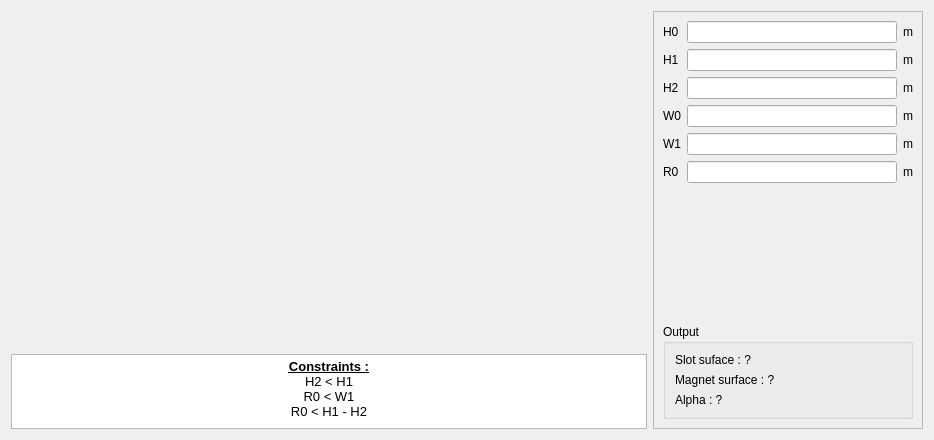
<?xml version="1.0" encoding="UTF-8"?>
<ui version="4.0">
 <class>PHoleM52R</class>
 <widget class="QWidget" name="PHoleM52R">
  <property name="geometry">
   <rect>
    <x>0</x>
    <y>0</y>
    <width>934</width>
    <height>440</height>
   </rect>
  </property>
  <property name="minimumSize">
   <size>
    <width>740</width>
    <height>440</height>
   </size>
  </property>
  <property name="maximumSize">
   <size>
    <width>16777215</width>
    <height>16777215</height>
   </size>
  </property>
  <property name="windowTitle">
   <string>Form</string>
  </property>
  <layout class="QHBoxLayout" name="horizontalLayout">
   <item>
    <layout class="QVBoxLayout" name="verticalLayout_3">
     <item>
      <widget class="QLabel" name="img_slot">
       <property name="sizePolicy">
        <sizepolicy hsizetype="Preferred" vsizetype="Preferred">
         <horstretch>0</horstretch>
         <verstretch>0</verstretch>
        </sizepolicy>
       </property>
       <property name="minimumSize">
        <size>
         <width>0</width>
         <height>0</height>
        </size>
       </property>
       <property name="maximumSize">
        <size>
         <width>16777215</width>
         <height>16777215</height>
        </size>
       </property>
       <property name="text">
        <string/>
       </property>
       <property name="pixmap">
        <pixmap>:/images/images/MachineSetup/SMHoleMag/HoleM52R.png</pixmap>
       </property>
       <property name="scaledContents">
        <bool>false</bool>
       </property>
       <property name="alignment">
        <set>Qt::AlignCenter</set>
       </property>
      </widget>
     </item>
     <item>
      <widget class="QTextEdit" name="txt_constraint">
       <property name="sizePolicy">
        <sizepolicy hsizetype="Preferred" vsizetype="Fixed">
         <horstretch>0</horstretch>
         <verstretch>0</verstretch>
        </sizepolicy>
       </property>
       <property name="minimumSize">
        <size>
         <width>200</width>
         <height>0</height>
        </size>
       </property>
       <property name="maximumSize">
        <size>
         <width>16777215</width>
         <height>75</height>
        </size>
       </property>
       <property name="verticalScrollBarPolicy">
        <enum>Qt::ScrollBarAlwaysOff</enum>
       </property>
       <property name="html">
        <string>&lt;!DOCTYPE HTML PUBLIC &quot;-//W3C//DTD HTML 4.0//EN&quot; &quot;http://www.w3.org/TR/REC-html40/strict.dtd&quot;&gt;
&lt;html&gt;&lt;head&gt;&lt;meta name=&quot;qrichtext&quot; content=&quot;1&quot; /&gt;&lt;meta charset=&quot;utf-8&quot; /&gt;&lt;style type=&quot;text/css&quot;&gt;
p, li { white-space: pre-wrap; }
&lt;/style&gt;&lt;/head&gt;&lt;body style=&quot; font-family:'Segoe UI'; font-size:9pt; font-weight:400; font-style:normal;&quot;&gt;
&lt;p align=&quot;center&quot; style=&quot; margin-top:0px; margin-bottom:0px; margin-left:0px; margin-right:0px; -qt-block-indent:0; text-indent:0px;&quot;&gt;&lt;span style=&quot; font-family:'MS Shell Dlg 2'; font-size:10pt; font-weight:600; text-decoration: underline;&quot;&gt;Constraints :&lt;/span&gt;&lt;/p&gt;
&lt;p align=&quot;center&quot; style=&quot; margin-top:0px; margin-bottom:0px; margin-left:0px; margin-right:0px; -qt-block-indent:0; text-indent:0px;&quot;&gt;&lt;span style=&quot; font-family:'MS Shell Dlg 2'; font-size:10pt;&quot;&gt;H2 &amp;lt; H1&lt;/span&gt;&lt;/p&gt;
&lt;p align=&quot;center&quot; style=&quot; margin-top:0px; margin-bottom:0px; margin-left:0px; margin-right:0px; -qt-block-indent:0; text-indent:0px;&quot;&gt;&lt;span style=&quot; font-family:'MS Shell Dlg 2'; font-size:10pt;&quot;&gt;R0 &amp;lt; W1&lt;/span&gt;&lt;/p&gt;
&lt;p align=&quot;center&quot; style=&quot; margin-top:0px; margin-bottom:0px; margin-left:0px; margin-right:0px; -qt-block-indent:0; text-indent:0px;&quot;&gt;&lt;span style=&quot; font-family:'MS Shell Dlg 2'; font-size:10pt;&quot;&gt;R0 &amp;lt; H1 - H2&lt;/span&gt;&lt;/p&gt;
&lt;p align=&quot;center&quot; style=&quot;-qt-paragraph-type:empty; margin-top:0px; margin-bottom:0px; margin-left:0px; margin-right:0px; -qt-block-indent:0; text-indent:0px; font-family:'MS Shell Dlg 2'; font-size:8pt;&quot;&gt;&lt;br /&gt;&lt;/p&gt;&lt;/body&gt;&lt;/html&gt;</string>
       </property>
       <property name="textInteractionFlags">
        <set>Qt::TextSelectableByKeyboard|Qt::TextSelectableByMouse</set>
       </property>
      </widget>
     </item>
    </layout>
   </item>
   <item>
    <widget class="QScrollArea" name="scrollArea">
     <property name="minimumSize">
      <size>
       <width>270</width>
       <height>0</height>
      </size>
     </property>
     <property name="maximumSize">
      <size>
       <width>270</width>
       <height>16777215</height>
      </size>
     </property>
     <property name="widgetResizable">
      <bool>true</bool>
     </property>
     <widget class="QWidget" name="scrollAreaWidgetContents">
      <property name="geometry">
       <rect>
        <x>0</x>
        <y>0</y>
        <width>268</width>
        <height>420</height>
       </rect>
      </property>
      <layout class="QVBoxLayout" name="verticalLayout_4">
       <item>
        <layout class="QGridLayout" name="gridLayout">
         <item row="5" column="0">
          <widget class="QLabel" name="in_R0">
           <property name="text">
            <string>R0</string>
           </property>
          </widget>
         </item>
         <item row="5" column="1">
          <widget class="FloatEdit" name="lf_R0"/>
         </item>
         <item row="5" column="2">
          <widget class="QLabel" name="unit_R0">
           <property name="text">
            <string>m</string>
           </property>
          </widget>
         </item>
         <item row="4" column="0">
          <widget class="QLabel" name="in_W1">
           <property name="text">
            <string>W1</string>
           </property>
          </widget>
         </item>
         <item row="4" column="1">
          <widget class="FloatEdit" name="lf_W1"/>
         </item>
         <item row="4" column="2">
          <widget class="QLabel" name="unit_W1">
           <property name="text">
            <string>m</string>
           </property>
          </widget>
         </item>
         <item row="0" column="1">
          <widget class="FloatEdit" name="lf_H0"/>
         </item>
         <item row="0" column="0">
          <widget class="QLabel" name="in_H0">
           <property name="text">
            <string>H0</string>
           </property>
          </widget>
         </item>
         <item row="1" column="2">
          <widget class="QLabel" name="unit_H1">
           <property name="text">
            <string>m</string>
           </property>
          </widget>
         </item>
         <item row="1" column="1">
          <widget class="FloatEdit" name="lf_H1"/>
         </item>
         <item row="1" column="0">
          <widget class="QLabel" name="in_H1">
           <property name="text">
            <string>H1</string>
           </property>
          </widget>
         </item>
         <item row="0" column="2">
          <widget class="QLabel" name="unit_H0">
           <property name="text">
            <string>m</string>
           </property>
          </widget>
         </item>
         <item row="2" column="0">
          <widget class="QLabel" name="in_H2">
           <property name="text">
            <string>H2</string>
           </property>
          </widget>
         </item>
         <item row="2" column="1">
          <widget class="FloatEdit" name="lf_H2"/>
         </item>
         <item row="2" column="2">
          <widget class="QLabel" name="unit_H2">
           <property name="text">
            <string>m</string>
           </property>
          </widget>
         </item>
         <item row="3" column="0">
          <widget class="QLabel" name="in_W0">
           <property name="text">
            <string>W0</string>
           </property>
          </widget>
         </item>
         <item row="3" column="1">
          <widget class="FloatEdit" name="lf_W0"/>
         </item>
         <item row="3" column="2">
          <widget class="QLabel" name="unit_W0">
           <property name="text">
            <string>m</string>
           </property>
          </widget>
         </item>
        </layout>
       </item>
       <item>
        <widget class="WMatSelect" name="w_mat_0" native="true">
         <property name="minimumSize">
          <size>
           <width>100</width>
           <height>0</height>
          </size>
         </property>
        </widget>
       </item>
       <item>
        <widget class="WMatSelect" name="w_mat_1" native="true">
         <property name="minimumSize">
          <size>
           <width>100</width>
           <height>0</height>
          </size>
         </property>
        </widget>
       </item>
       <item>
        <spacer name="verticalSpacer">
         <property name="orientation">
          <enum>Qt::Vertical</enum>
         </property>
         <property name="sizeHint" stdset="0">
          <size>
           <width>20</width>
           <height>40</height>
          </size>
         </property>
        </spacer>
       </item>
       <item>
        <widget class="QGroupBox" name="g_output">
         <property name="minimumSize">
          <size>
           <width>200</width>
           <height>0</height>
          </size>
         </property>
         <property name="title">
          <string>Output</string>
         </property>
         <layout class="QVBoxLayout" name="verticalLayout">
          <item>
           <widget class="QLabel" name="out_slot_surface">
            <property name="text">
             <string>Slot suface : ?</string>
            </property>
           </widget>
          </item>
          <item>
           <widget class="QLabel" name="out_magnet_surface">
            <property name="text">
             <string>Magnet surface : ?</string>
            </property>
           </widget>
          </item>
          <item>
           <widget class="QLabel" name="out_alpha">
            <property name="text">
             <string>Alpha : ?</string>
            </property>
           </widget>
          </item>
         </layout>
        </widget>
       </item>
      </layout>
     </widget>
    </widget>
   </item>
  </layout>
 </widget>
 <customwidgets>
  <customwidget>
   <class>WMatSelect</class>
   <extends>QWidget</extends>
   <header>......GUI.Dialog.DMatLib.WMatSelect.WMatSelect.h</header>
   <container>1</container>
  </customwidget>
  <customwidget>
   <class>FloatEdit</class>
   <extends>QLineEdit</extends>
   <header>......GUI/Tools/FloatEdit.h</header>
  </customwidget>
 </customwidgets>
 <tabstops>
  <tabstop>lf_H0</tabstop>
  <tabstop>lf_H1</tabstop>
  <tabstop>lf_H2</tabstop>
  <tabstop>lf_W0</tabstop>
  <tabstop>lf_W1</tabstop>
  <tabstop>txt_constraint</tabstop>
 </tabstops>
 <resources>
  <include location="../../../../Resources/pyleecan.qrc"/>
  <include location="../../../../Resources/pyleecan.qrc"/>
  <include location="../../../../Resources/pyleecan.qrc"/>
 </resources>
 <connections/>
</ui>
